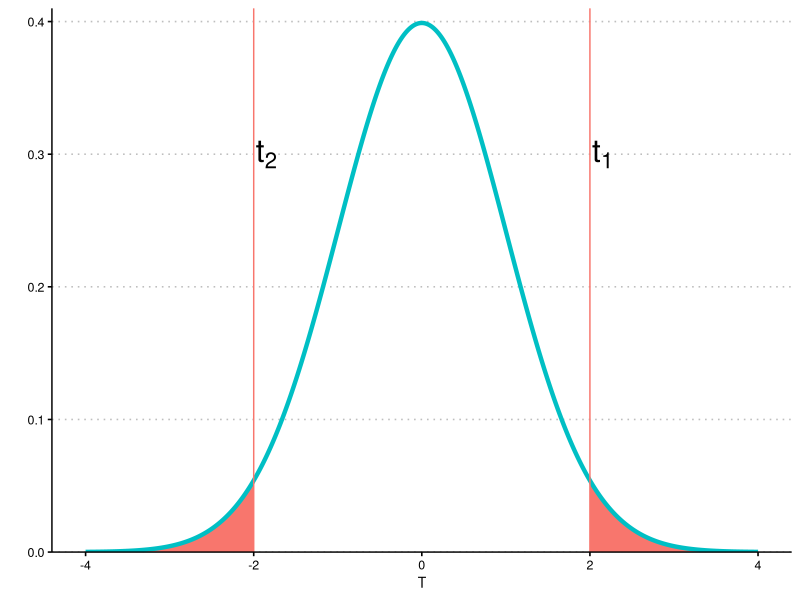
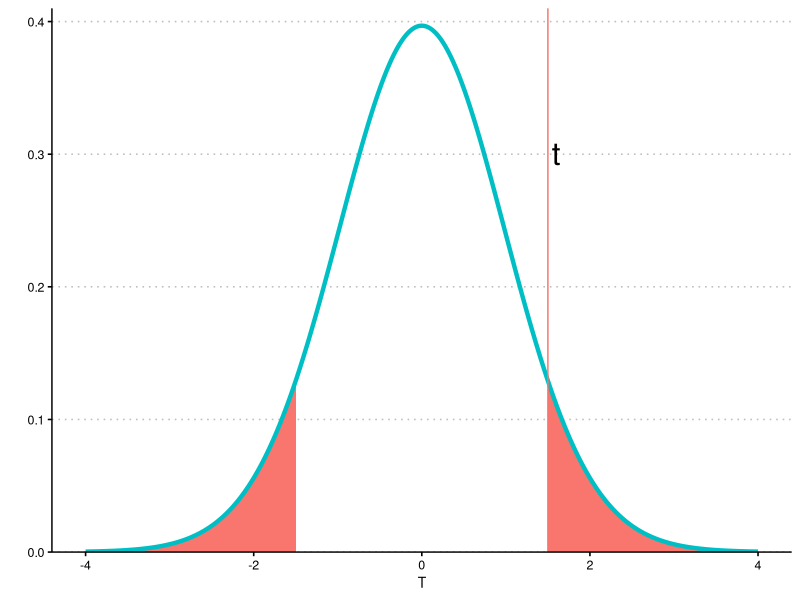
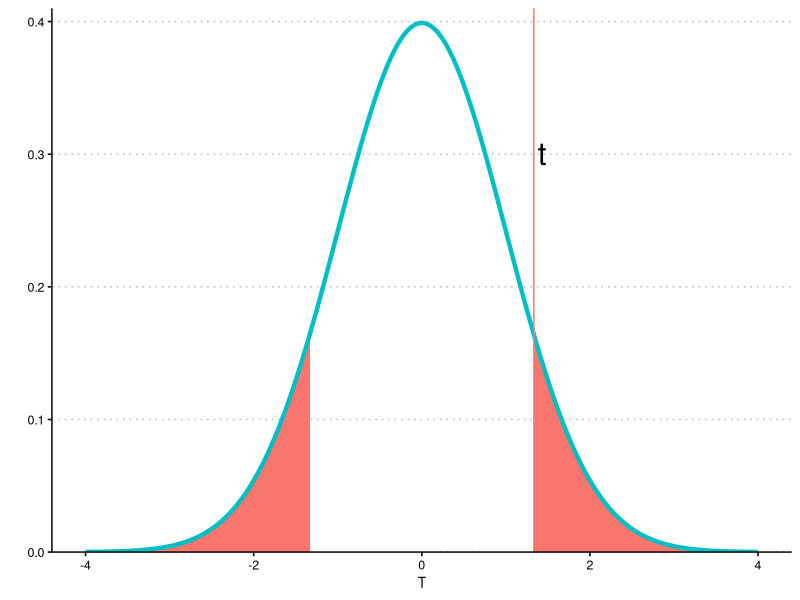
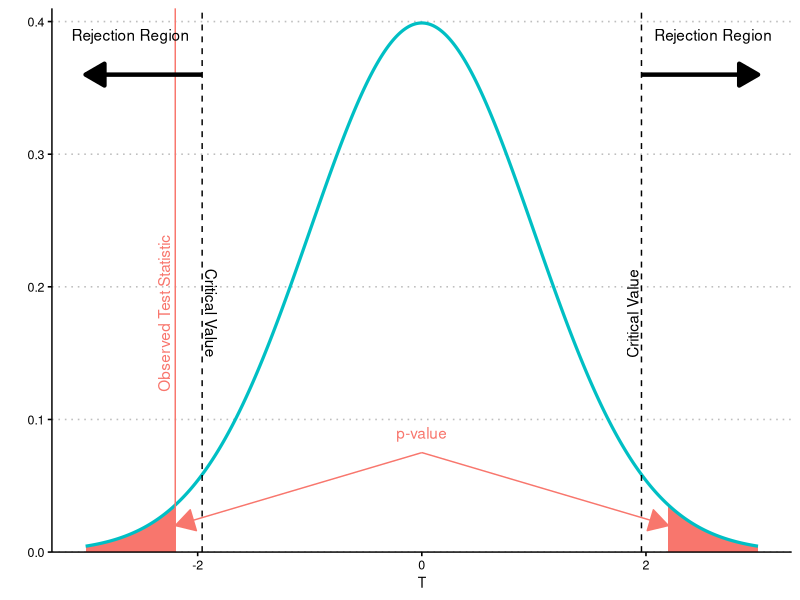
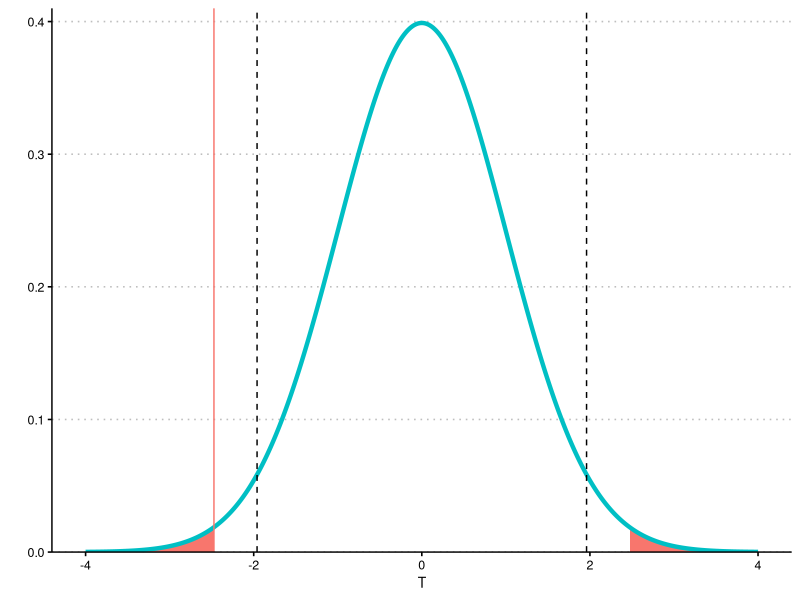
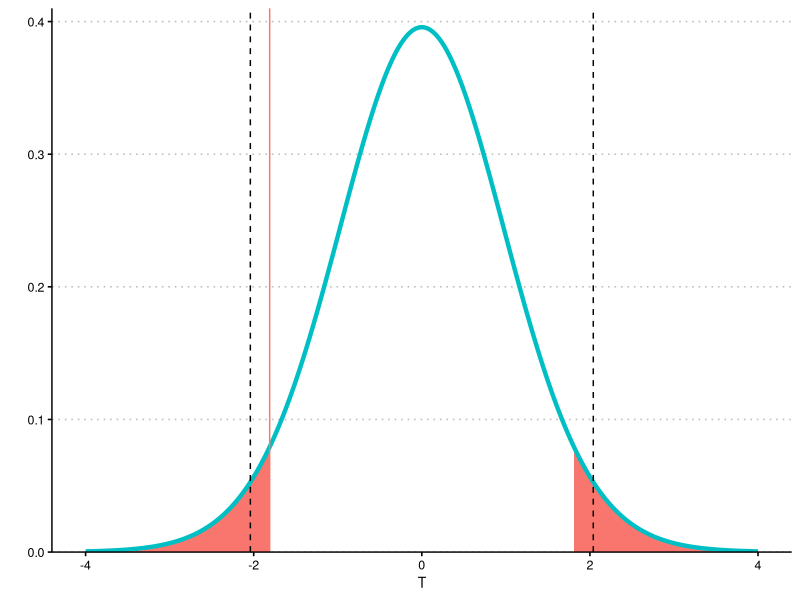

Recreate these plots in R, in order.
## ---- chunk 1
#| echo: false
#| fig.height: 3

library(ggplot2)
library(ggthemes)

# Define the value of t
t <- 2

# Create a sequence of x values for plotting the density curve
x <- seq(-4, 4, length.out = 5000)

# Calculate the normal density function
y <- dnorm(x)

# Create the ggplot
ggplot() +
  geom_area(data = data.frame(x = x[x <= -t], y = y[x <= -t], fill = as.factor(1)),
            aes(x = x, y = y), fill = "#F8766D") +
  geom_area(data = data.frame(x = x[x >= t], y = y[x >= t], fill = as.factor(1)),
            aes(x = x, y = y), fill = "#F8766D") +
  geom_line(aes(x = x, y = y), linewidth = 1.5, color = "#00BFC4") +
#   geom_vline(xintercept = -1.96, linetype = 2) + geom_vline(xintercept = 1.96, linetype = 2) + 
  geom_vline(xintercept = -t, color = "#F8766D") + 
  annotate("text", x = -t + 0.15, y = 0.3, label = "t[2]", parse = TRUE, size = 8) + 
  geom_vline(xintercept = t, color = "#F8766D") + 
  annotate("text", x = t + 0.15, y = 0.3, label = "t[1]", parse = TRUE, size = 8) + 
  labs(x = "T", y = "") +
  theme_clean() + 
  scale_y_continuous(expand = c(0, 0), limits = c(0, 0.41)) + 
  theme(plot.background = element_blank(), legend.position="none")
## ---- chunk 2
#| echo: false
#| fig.height: 3

library(ggplot2)
library(ggthemes)

# Define the value of t
t <- 1.5

# Create a sequence of x values for plotting the density curve
x <- seq(-4, 4, length.out = 5000)

# Calculate the normal density function
y <- dt(x, df = 48)

# Create the ggplot
ggplot() +
  geom_area(data = data.frame(x = x[x <= -t], y = y[x <= -t], fill = as.factor(1)),
            aes(x = x, y = y), fill = "#F8766D") +
  geom_area(data = data.frame(x = x[x >= t], y = y[x >= t], fill = as.factor(1)),
            aes(x = x, y = y), fill = "#F8766D") +
  geom_line(aes(x = x, y = y), linewidth = 1.5, color = "#00BFC4") +
#   geom_vline(xintercept = -1.96, linetype = 2) + geom_vline(xintercept = 1.96, linetype = 2) + 
  geom_vline(xintercept = t, color = "#F8766D") + 
  annotate("text", x = t + 0.1, y = 0.3, label = "t", parse = TRUE, size = 8) + 
  labs(x = "T", y = "") +
  theme_clean() + 
  scale_y_continuous(expand = c(0, 0), limits = c(0, 0.41)) + 
  theme(plot.background = element_blank(), legend.position="none")
## ---- chunk 3
#| echo: false
#| fig.height: 3

library(ggplot2)
library(ggthemes)

# Define the value of t
t <- 4/3

# Create a sequence of x values for plotting the density curve
x <- seq(-4, 4, length.out = 5000)

# Calculate the normal density function
y <- dnorm(x)

# Create the ggplot
ggplot() +
  geom_area(data = data.frame(x = x[x <= -t], y = y[x <= -t], fill = as.factor(1)),
            aes(x = x, y = y), fill = "#F8766D") +
  geom_area(data = data.frame(x = x[x >= t], y = y[x >= t], fill = as.factor(1)),
            aes(x = x, y = y), fill = "#F8766D") +
  geom_line(aes(x = x, y = y), linewidth = 1.5, color = "#00BFC4") +
#   geom_vline(xintercept = -1.96, linetype = 2) + geom_vline(xintercept = 1.96, linetype = 2) + 
  geom_vline(xintercept = t, color = "#F8766D") + 
  annotate("text", x = t + 0.1, y = 0.3, label = "t", parse = TRUE, size = 8) + 
  labs(x = "T", y = "") +
  theme_clean() + 
  scale_y_continuous(expand = c(0, 0), limits = c(0, 0.41)) + 
  theme(plot.background = element_blank(), legend.position="none")
## ---- chunk 4
#| echo: false
#| label: fig-rejection-region-plot
#| fig.height: 3
#| fig.cap: The labelled components of a hypothesis test. The observed test statistic is either compared to the critical values to see whether it falls into the rejection region or not. In a one-sided hypothesis test, the rejection region is one-sided as well. Alternatively, the area under the null distribution outside of the observed test statistic (in both tails, as depicted here, for a two-sided hypothesis test; in a single tail for a one-sided hypothesis test) can be computed as the $p$-value. The $p$-value is then compared to the level of significance.

library(ggplot2)
library(ggthemes)

# Define the value of t
t <- 2.2

# Create a sequence of x values for plotting the density curve
x <- seq(-3, 3, length.out = 5000)

# Calculate the normal density function
y <- dnorm(x)

# Create the ggplot
ggplot() +
  geom_area(data = data.frame(x = x[x <= -t], y = y[x <= -t], fill = as.factor(1)),
            aes(x = x, y = y), fill = "#F8766D") +
  geom_area(data = data.frame(x = x[x >= t], y = y[x >= t], fill = as.factor(1)),
            aes(x = x, y = y), fill = "#F8766D") +
  geom_line(aes(x = x, y = y), linewidth = 1.1, color = "#00BFC4") +
  geom_vline(xintercept = -1.96, linetype = 2) + geom_vline(xintercept = 1.96, linetype = 2) + 
  geom_vline(xintercept = -t, color = "#F8766D") + 
  annotate(geom = "text", x = -t-0.1, y = 0.18, label = "Observed Test Statistic", color = "#F8766D", angle = 90) + 
  annotate(geom = "text", x = 0, y = 0.09, label = "p-value", color = "#F8766D") + 
  annotate(geom = "text", x = 1.88, y = 0.18, label = "Critical Value", angle = 90) + 
  annotate(geom = "text", x = -1.88, y = 0.18, label = "Critical Value", angle = 270) + 
  labs(x = "T", y = "") +
  theme_clean() + 
  scale_y_continuous(expand = c(0, 0), limits = c(0, 0.41)) + 
  theme(plot.background = element_blank(), legend.position="none") + 
  annotate("segment", x = 1.96, y = 0.36, xend = 3, yend = 0.36, linewidth = 1.5, arrow = arrow(type = "closed", length = unit(0.04, "npc"))) + 
  annotate("text", x = 2.6, y = 0.39, label = "Rejection Region") + 
  annotate("segment", x = -1.96, y = 0.36, xend = -3, yend = 0.36, linewidth = 1.5, arrow = arrow(type = "closed", length = unit(0.04, "npc"))) + 
  annotate("text", x = -2.6, y = 0.39, label = "Rejection Region") + 
  annotate("segment",  x = 0, y = 0.075, xend = -t, yend = 0.02, arrow = arrow(type = "closed", length = unit(0.04, "npc")), color = "#F8766D") + 
  annotate("segment",  x = 0, y = 0.075, xend = t, yend = 0.02, arrow = arrow(type = "closed", length = unit(0.04, "npc")), color = "#F8766D")
## ---- chunk 5
#| echo: false
#| label: fig-z-test-plot
#| fig.height: 3
#| fig.cap: Illustration of the $Z$-test, depicting the observed statistic (solid line), area for the $p$-values (shaded areas), and locations of the critical value (dotted lines). In this example, the critical value is at $1.96$, and the observed statistic is at $-2.473$. Thus, it falls outside of the critical value. Additionally, the shaded area gives the p-value, $0.013$, which is less than the implied significance level of $0.05$. Consider where the critical values would fall had $\alpha = 0.01$ been used instead. 

library(ggplot2)
library(ggthemes)

# Define the value of t
t <- 2.473

# Create a sequence of x values for plotting the density curve
x <- seq(-4, 4, length.out = 5000)

# Calculate the normal density function
y <- dnorm(x)

# Create the ggplot
ggplot() +
  geom_area(data = data.frame(x = x[x <= -t], y = y[x <= -t], fill = as.factor(1)),
            aes(x = x, y = y), fill = "#F8766D") +
  geom_area(data = data.frame(x = x[x >= t], y = y[x >= t], fill = as.factor(1)),
            aes(x = x, y = y), fill = "#F8766D") +
  geom_line(aes(x = x, y = y), linewidth = 1.5, color = "#00BFC4") +
  geom_vline(xintercept = -1.96, linetype = 2) + geom_vline(xintercept = 1.96, linetype = 2) + 
  geom_vline(xintercept = -t, color = "#F8766D") + 
  labs(x = "T", y = "") +
  theme_clean() + 
  scale_y_continuous(expand = c(0, 0), limits = c(0, 0.41)) + 
  theme(plot.background = element_blank(), legend.position="none")
## ---- chunk 6
#| echo: false
#| label: fig-t-test-plot
#| fig.height: 3
#| fig.cap: Illustration of the $t$-test, based on $n=32$, depicting the observed statistic (solid line), area for the $p$-values (shaded areas), and locations of the critical value (dotted lines). In this example, the critical value is at $2.04$, and the observed statistic is at $1.81$. Thus, it falls inside of the critical value. Additionally, the shaded area gives the p-value, $0.080$, which is greater than the implied significance level of $0.05$. Consider where the critical values would fall had a one tailed hypothesis test been used instead.

library(ggplot2)
library(ggthemes)

# Define the value of t
t <- 1.81

# Create a sequence of x values for plotting the density curve
x <- seq(-4, 4, length.out = 5000)

# Calculate the normal density function
y <- dt(x, 31)

# Create the ggplot
ggplot() +
  geom_area(data = data.frame(x = x[x <= -t], y = y[x <= -t], fill = as.factor(1)),
            aes(x = x, y = y), fill = "#F8766D") +
  geom_area(data = data.frame(x = x[x >= t], y = y[x >= t], fill = as.factor(1)),
            aes(x = x, y = y), fill = "#F8766D") +
  geom_line(aes(x = x, y = y), linewidth = 1.5, color = "#00BFC4") +
  geom_vline(xintercept = -2.04, linetype = 2) + geom_vline(xintercept = 2.04, linetype = 2) + 
  geom_vline(xintercept = -t, color = "#F8766D") + 
  labs(x = "T", y = "") +
  theme_clean() + 
  scale_y_continuous(expand = c(0, 0), limits = c(0, 0.41)) + 
  theme(plot.background = element_blank(), legend.position="none")
## ---- chunk 7
set.seed(31415)

n <- 50
X <- rnorm(n, 1, 1)

# H0: mu = 0, based on a Z-test
T <- (mean(X) - 0) / (1 / sqrt(n))
p <- 2 * pnorm(-1 * abs(T))

# H0: mu = 1, based on a t-test
t.test(X, mu = 1, alternative = "two.sided")

# t.test used for a 90% confidence interval
t.test(X, conf.level = 0.9)

# For alternative tests, you can consider:
#   - var.test, which provides a test for the variance
#   - prop.test, which provides a test of proportions
